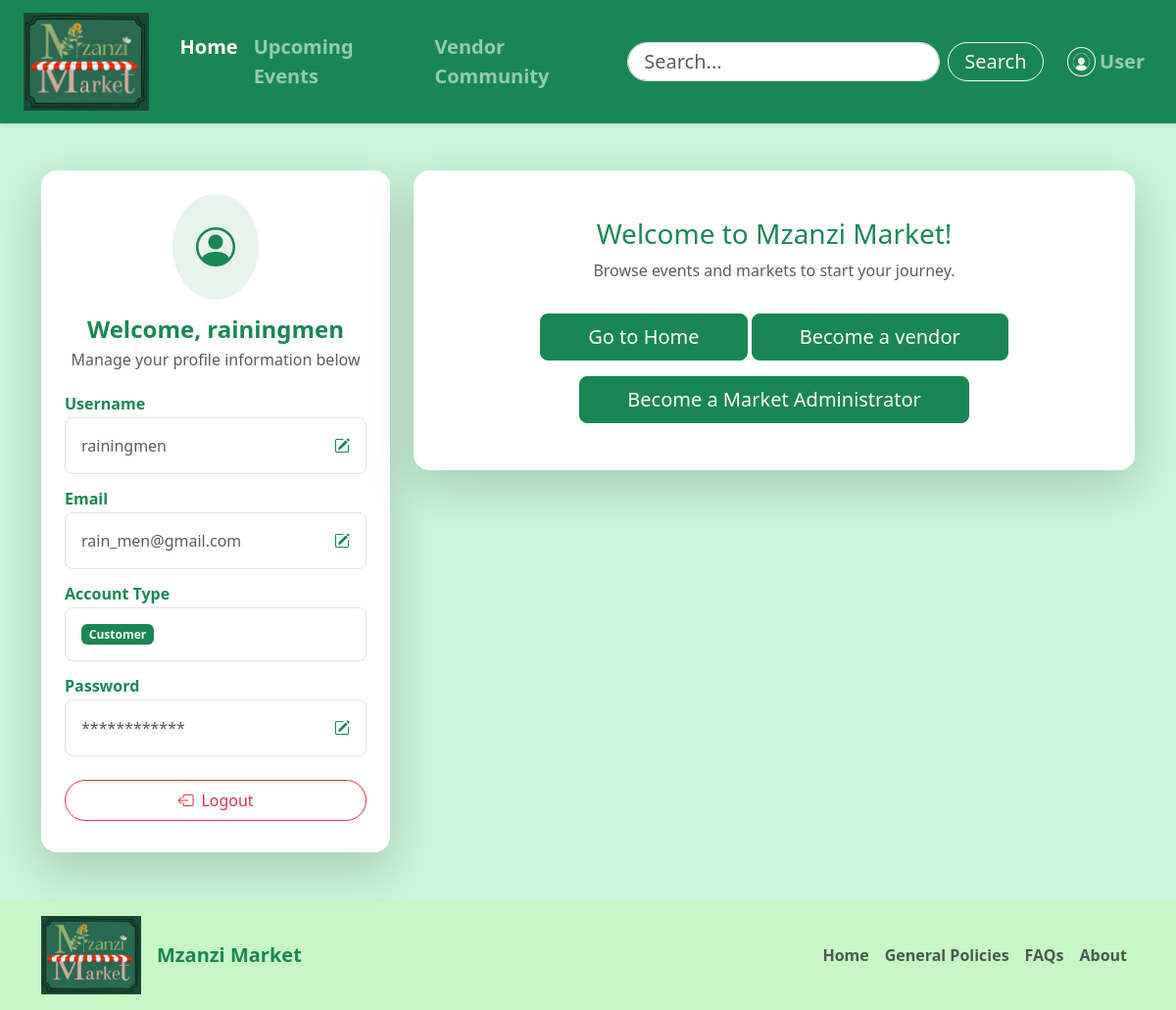
/userpage (signed in), run on an earlier commit of the app's database.
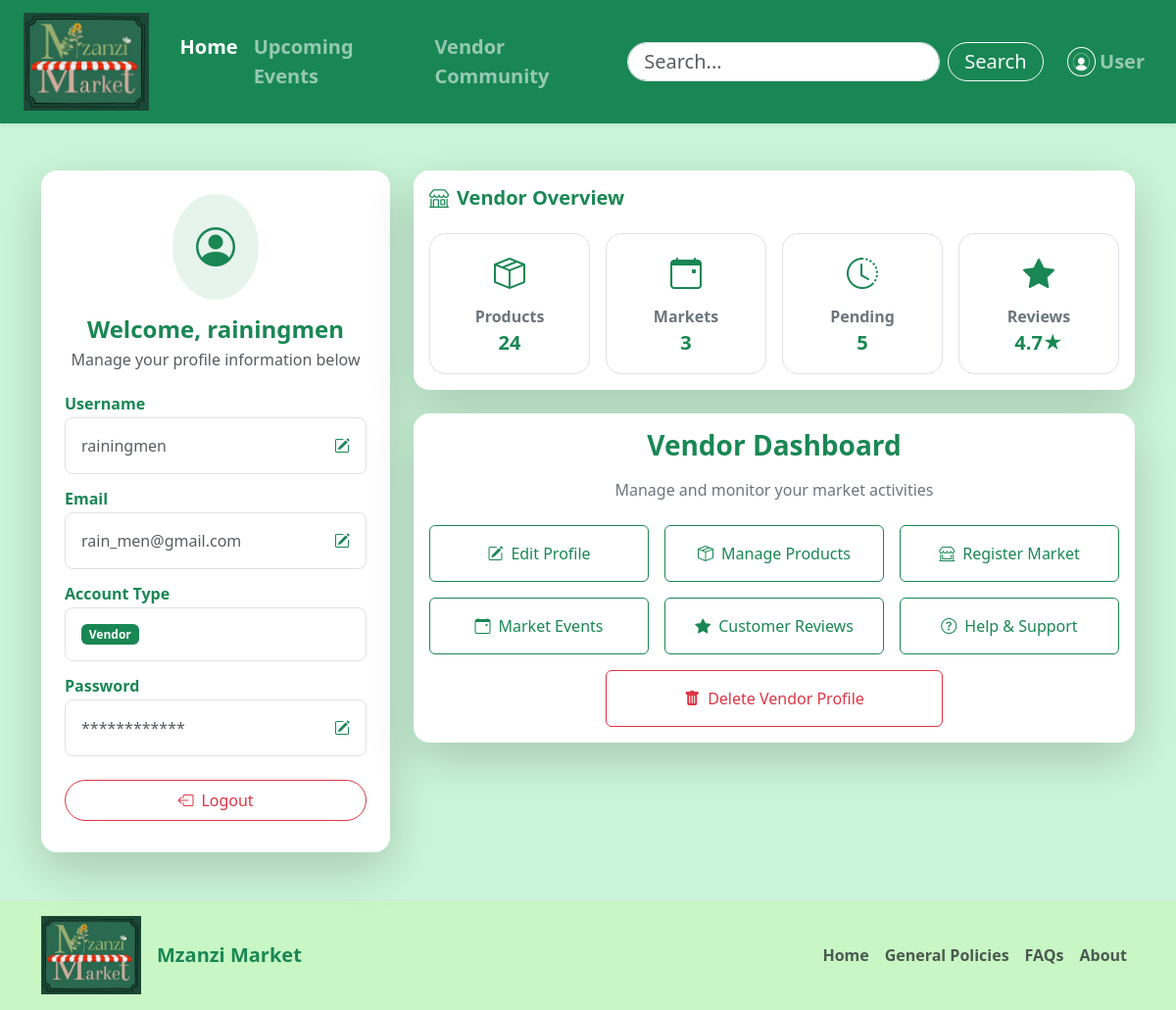
And on a later commit of the database.
### tables this page shows
CREATE TABLE "User" (
	"UserID"	INTEGER,
	"Username"	TEXT NOT NULL,
	"Email"	TEXT NOT NULL,
	"Password"	TEXT NOT NULL,
	"Classification"	TEXT NOT NULL CHECK("Classification" IN ('Customer', 'Vendor', 'MarketAdministrator')),
	PRIMARY KEY("UserID" AUTOINCREMENT)
);

### app.py (the view)
@app.route("/userpage")
def userpage():
    if 'user_id' not in session:
        flash("Please log in to view your profile.", "warning")
        return redirect(url_for("login"))
    conn = get_db_connection()
    user = conn.execute("SELECT * FROM User WHERE UserID = ?", (session['user_id'],)).fetchone()
    conn.close()
    return render_template("userpage.html", user=user)

### app.py (called while the page is built)
def get_db_connection():
    conn = sqlite3.connect('Mzanzi.db', timeout=10)
    conn.row_factory = sqlite3.Row
    return conn

### templates/userpage.html (shortened to what this page needs)
<!DOCTYPE html>
<html lang="en">
<head>
  <link href="https://cdn.jsdelivr.net/npm/bootstrap@5.3.3/dist/css/bootstrap.min.css" rel="stylesheet">
  <link href="https://cdn.jsdelivr.net/npm/bootstrap-icons/font/bootstrap-icons.css" rel="stylesheet">
</head>
<body style="background-color: rgb(202, 245, 216);">
    <header id="pageTop">
      <nav
        class="navbar navbar-expand-lg navbar-dark bg-success shadow-sm sticky-top py-2"
      >
        <div class="container-fluid px-4">
          <a class="navbar-brand d-flex align-items-center me-3" href="home">
            <img
              src="{{ url_for('static', filename='images/Logo.png') }}"
              alt="Mzanzi Market"
              height="100"
              class="me-2"
            />
          </a>
          <div class="collapse navbar-collapse" id="navbarSupportedContent">
            <ul class="navbar-nav me-auto mb-2 mb-lg-0">
              <li class="nav-item">
                <a class="nav-link fw-semibold fs-5 active" href="home"
                  >Home</a
                >
              </li>
              <li class="nav-item">
                <a class="nav-link fw-semibold fs-5" href="events"
                  >Upcoming Events</a
                >
              </li>
              <li class="nav-item">
                <a class="nav-link fw-semibold fs-5" href="vendors"
                  >Vendor Community</a
                >
              </li>
            </ul>
            <div class="d-flex align-items-center">
              <form class="d-flex me-3" role="search">
                <input
                  class="form-control me-2 rounded-pill px-3 py-1 fs-5"
                  type="search"
                  placeholder="Search..."
                  aria-label="Search"
                />
                <button
                  class="btn btn-outline-light rounded-pill px-3 py-1 fs-5"
                  type="submit"
                >
                  Search
                </button>
              </form>
              <ul class="navbar-nav d-flex align-items-center mb-0">
                <li class="nav-item">
                  <a
                    class="nav-link d-flex align-items-center fw-semibold fs-5"
                    href="login"
                  >
                    <img
                      src="{{ url_for('static', filename='images/usericon.png')}}"
                      alt="User"
                      height="30"
                      class="me-1 rounded-circle border border-light p-1"
                    />
                    <span>User</span>
                  </a>
                </li>
              </ul>
            </div>
          </div>
        </div>
      </nav>
    </header>
    <main>
      <div class="container my-5">
        <div class="row g-4">
          <div class="col-lg-4">
            <div class="card border-0 shadow-lg rounded-4">
              <div class="card-body text-center p-4">
                <div class="bg-success bg-opacity-10 d-inline-flex p-4 rounded-circle mb-3">
                  <i class="bi bi-person-circle fs-1 text-success"></i>
                </div>
                <h4 class="fw-bold text-success mb-1">Welcome, {{ user['Username'] }}</h4>
                <p class="text-muted mb-4">Manage your profile information below</p>
                <div class="text-start">
                  <div class="mb-3">
                    <h6 class="fw-semibold text-success mb-1">Username</h6>
                    <div class="border rounded-3 p-3 d-flex justify-content-between align-items-center">
                      <span class="text-muted">{{ user['Username'] }}</span>
                      <i class="bi bi-pencil-square text-success"></i>
                    </div>
                  </div>
                  <div class="mb-3">
                    <h6 class="fw-semibold text-success mb-1">Email</h6>
                    <div class="border rounded-3 p-3 d-flex justify-content-between align-items-center">
                      <span class="text-muted">{{ user['Email'] }}</span>
                      <i class="bi bi-pencil-square text-success"></i>
                    </div>
                  </div>
                  <div class="mb-3">
                    <h6 class="fw-semibold text-success mb-1">Account Type</h6>
                    <div class="border rounded-3 p-3 d-flex justify-content-between align-items-center">
                      <span class="badge bg-success">{{ user['Classification'] }}</span>
                    </div>
                  </div>
                  <div class="mb-4">
                    <h6 class="fw-semibold text-success mb-1">Password</h6>
                    <div class="border rounded-3 p-3 d-flex justify-content-between align-items-center">
                      <span class="text-muted">************</span>
                      <i class="bi bi-pencil-square text-success"></i>
                    </div>
                  </div>
                </div>
                <a href="/logout" class="btn btn-outline-danger w-100 rounded-pill py-2 mb-2">
                  <i class="bi bi-box-arrow-left me-2"></i>Logout
                </a>
              </div>
            </div>
          </div>
          <div class="col-lg-8 d-flex flex-column gap-4">
            {% if user['Classification'] == 'Vendor' %}
              <div class="card border-0 shadow-lg rounded-4">
                <div class="card-body">
                  <h5 class="fw-semibold text-success mb-4"><i class="bi bi-shop me-2"></i>Vendor Overview</h5>
                  <div class="row g-3 text-center">
                    <div class="col-md-3 col-sm-6">
                      <div class="border rounded-4 py-3 bg-white">
                        <i class="bi bi-box-seam fs-2 text-success"></i>
                        <div class="fw-semibold text-secondary mt-2">Products</div>
                        <div class="fw-bold text-success fs-5">24</div>
                      </div>
                    </div>
                    <div class="col-md-3 col-sm-6">
                      <div class="border rounded-4 py-3 bg-white">
                        <i class="bi bi-calendar-event fs-2 text-success"></i>
                        <div class="fw-semibold text-secondary mt-2">Markets</div>
                        <div class="fw-bold text-success fs-5">3</div>
                      </div>
                    </div>
                    <div class="col-md-3 col-sm-6">
                      <div class="border rounded-4 py-3 bg-white">
                        <i class="bi bi-clock-history fs-2 text-success"></i>
                        <div class="fw-semibold text-secondary mt-2">Pending</div>
                        <div class="fw-bold text-success fs-5">5</div>
                      </div>
                    </div>
                    <div class="col-md-3 col-sm-6">
                      <div class="border rounded-4 py-3 bg-white">
                        <i class="bi bi-star-fill fs-2 text-success"></i>
                        <div class="fw-semibold text-secondary mt-2">Reviews</div>
                        <div class="fw-bold text-success fs-5">4.7★</div>
                      </div>
                    </div>
                  </div>
                </div>
              </div>
              <div class="card border-0 shadow-lg rounded-4">
                <div class="card-body text-center">
                  <h3 class="fw-bold text-success mb-3">Vendor Dashboard</h3>
                  <p class="text-secondary mb-4">Manage and monitor your market activities</p>
                  <div class="row g-3 justify-content-center">
                    <div class="col-md-4 col-sm-6">
                      <a class="btn btn-outline-success w-100 py-3">
                        <i class="bi bi-pencil-square me-2"></i>Edit Profile
                      </a>
                    </div>
                    <div class="col-md-4 col-sm-6">
                      <a class="btn btn-outline-success w-100 py-3">
                        <i class="bi bi-box-seam me-2"></i>Manage Products
                      </a>
                    </div>
                    <div class="col-md-4 col-sm-6">
                      <a href="marketrequestfrom.html" class="btn btn-outline-success w-100 py-3">
                        <i class="bi bi-shop-window me-2"></i>Register Market
                      </a>
                    </div>
                    <div class="col-md-4 col-sm-6">
                      <a class="btn btn-outline-success w-100 py-3">
                        <i class="bi bi-calendar-event me-2"></i>Market Events
                      </a>
                    </div>
                    <div class="col-md-4 col-sm-6">
                      <a class="btn btn-outline-success w-100 py-3">
                        <i class="bi bi-star-fill me-2"></i>Customer Reviews
                      </a>
                    </div>
                    <div class="col-md-4 col-sm-6">
                      <a class="btn btn-outline-success w-100 py-3">
                        <i class="bi bi-question-circle me-2"></i>Help & Support
                      </a>
                    </div>
                    <div class="col-md-6 col-sm-8 mt-3">
                      <button class="btn btn-outline-danger w-100 py-3">
                        <i class="bi bi-trash-fill me-2"></i>Delete Vendor Profile
                      </button>
                    </div>
                  </div>
                </div>
              </div>
            {% else %}
              <div class="card border-0 shadow-lg rounded-4">
                <div class="card-body text-center p-5">
                  <h3 class="text-success">Welcome to Mzanzi Market!</h3>
                  <p class="text-muted">Browse events and markets to start your journey.</p>
                  <a href="/" class="btn btn-success btn-lg px-5 mt-3">Go to Home</a>
                  <a href="/vendor_request" class="btn btn-success btn-lg px-5 mt-3">Become a vendor</a>
                  <a href="/" class="btn btn-success btn-lg px-5 mt-3">Become a Market Administrator</a>
                </div>
              </div>
            {% endif %}
          </div>
        </div>
      </div>
    </main>
  <footer class="border-top py-3" style="background-color: #c8f7c5">
    <div
      class="container d-flex flex-wrap justify-content-between align-items-center"
    >
      <div class="d-flex align-items-center mb-3 mb-md-0">
        <img
          src="{{ url_for('static', filename='images/Logo.png') }}"
          alt="Mzanzi Market"
          height="80"
          class="me-3"
        />
        <span class="fw-bold text-success fs-5">Mzanzi Market</span>
      </div>
      <ul class="nav col-md-5 justify-content-end">
        <li class="nav-item fw-semibold">
          <a href="home.html" class="nav-link px-2 text-muted">Home</a>
        </li>
        <li class="nav-item fw-semibold">
          <a href="generalpolicies.html" class="nav-link px-2 text-muted"
            >General Policies</a
          >
        </li>
        <li class="nav-item fw-semibold">
          <a href="FAQ.html" class="nav-link px-2 text-muted">FAQs</a>
        </li>
        <li class="nav-item fw-semibold">
          <a href="About.html" class="nav-link px-2 text-muted">About</a>
        </li>
      </ul>
    </div>
  </footer>
</body>
</html>

What changed in the data, as far as the page shows it:
changed User "rainingmen": Classification "Customer" → "Vendor"
Also different on the page:
text no longer shown: "Welcome to Mzanzi Market! Browse events and markets to start your journey. Go to Home Become a vendor Become a Market Administrator"
text now shown: "Vendor Overview Products 24 Markets 3 Pending 5 Reviews 4.7★ Vendor Dashboard Manage and monitor your market activities Edit Profile Manage Products Register Market Market Events Customer Reviews Help & Support Delete Vendor Profile"
